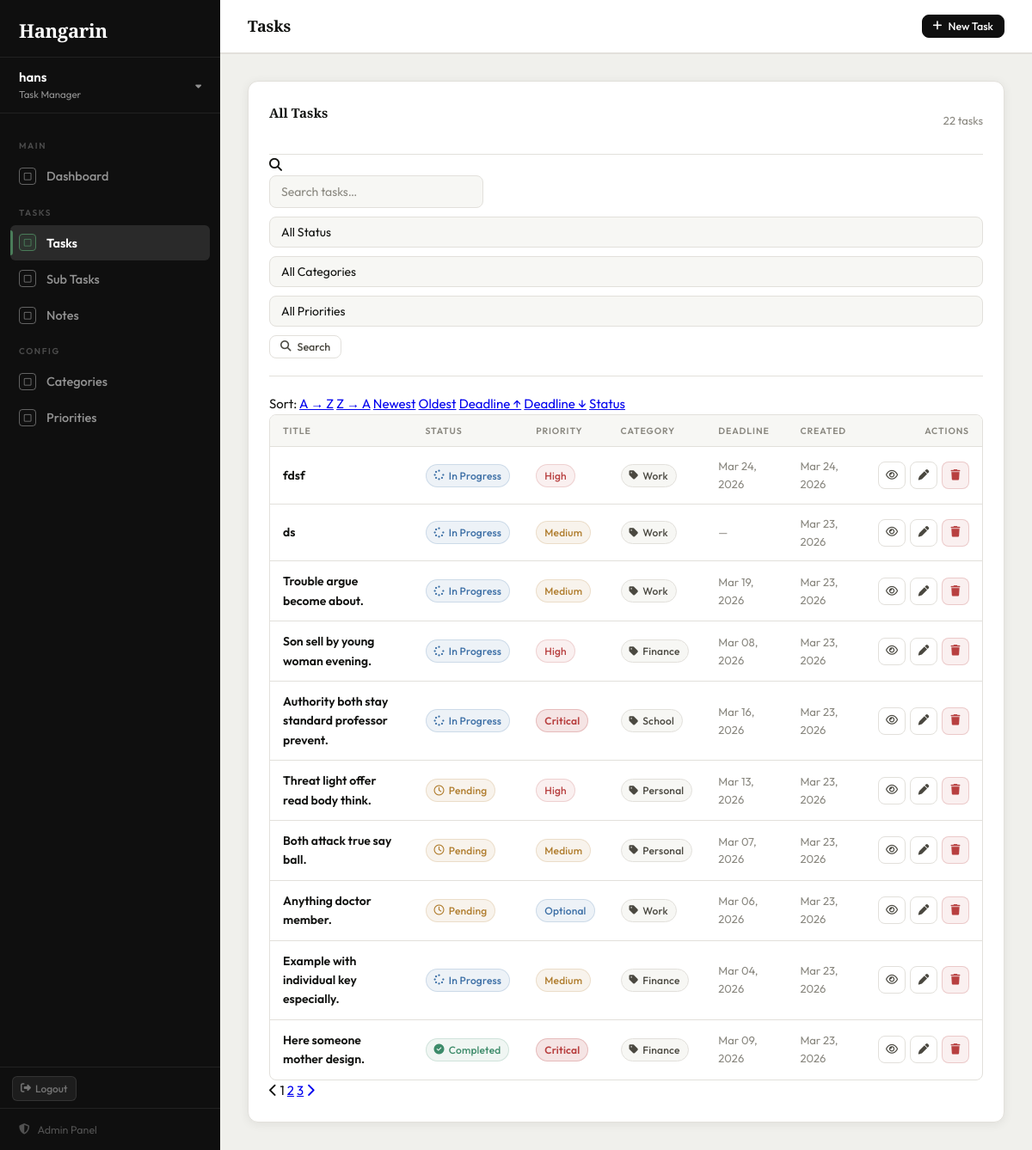
Before: /tasks/ (signed in) with the older database file.
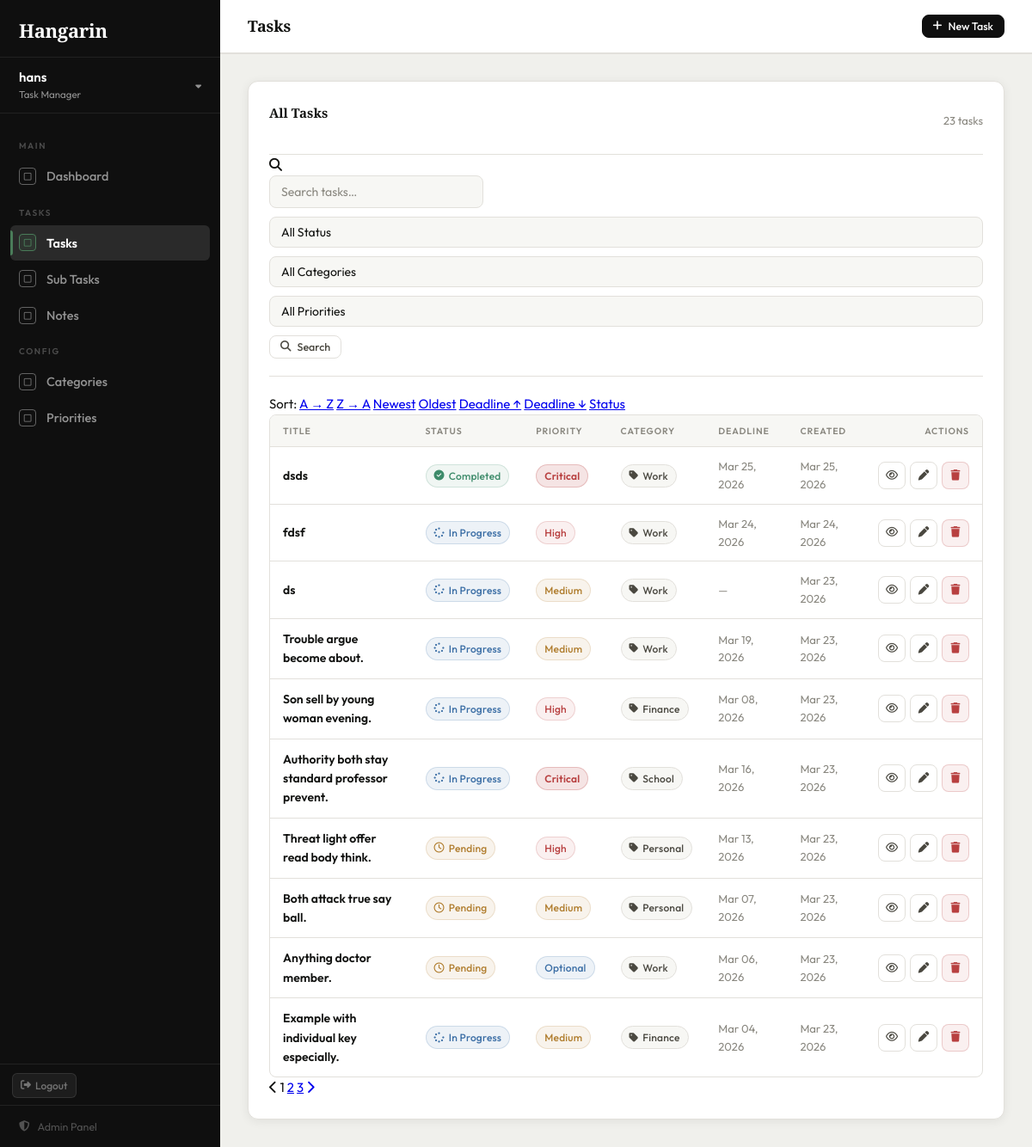
After: the same page with the newer database file.
### tasks/models.py (models this page shows, shortened)
class BaseModel(models.Model):
    created_at = models.DateTimeField(auto_now_add=True)
    updated_at = models.DateTimeField(auto_now=True)
    class Meta:
        abstract = True

class Task(BaseModel):
    STATUS_CHOICES = [
        ("Pending", "Pending"),
        ("In Progress", "In Progress"),
        ("Completed", "Completed"),
    ]
    title = models.CharField(max_length=255)
    description = models.TextField(blank=True, null=True)
    deadline = models.DateTimeField(blank=True, null=True)
    status = models.CharField(
        max_length=50,
        choices=STATUS_CHOICES,
        default="Pending"
    )
    category = models.ForeignKey(
        Category, on_delete=models.SET_NULL, null=True, blank=True
    )
    priority = models.ForeignKey(
        Priority, on_delete=models.SET_NULL, null=True, blank=True
    )
    class Meta:
        verbose_name = "Task"
        verbose_name_plural = "Tasks"

class Priority(models.Model):
    name = models.CharField(max_length=100)
    class Meta:
        verbose_name = "Priority"
        verbose_name_plural = "Priorities"

class Category(models.Model):
    name = models.CharField(max_length=100)
    class Meta:
        verbose_name = "Category"
        verbose_name_plural = "Categories"

### tasks/views.py (the view)
# urls.py: path('tasks/',                         views.task_list,   name='task_list'),
@login_required
def task_list(request):
    tasks = Task.objects.select_related('category', 'priority').all()
    query = request.GET.get('q', '')
    if query:
        tasks = tasks.filter(
            Q(title__icontains=query) |
            Q(description__icontains=query) |
            Q(category__name__icontains=query)
        )
    status_filter   = request.GET.get('status', '')
    category_filter = request.GET.get('category', '')
    priority_filter = request.GET.get('priority', '')
    if status_filter:   tasks = tasks.filter(status=status_filter)
    if category_filter: tasks = tasks.filter(category_id=category_filter)
    if priority_filter: tasks = tasks.filter(priority_id=priority_filter)
    sort_by = request.GET.get('sort', '-created_at')
    valid_sorts = ['title', '-title', 'created_at', '-created_at', 'deadline', '-deadline', 'status', '-status']
    tasks = tasks.order_by(sort_by if sort_by in valid_sorts else '-created_at')
    page_obj = Paginator(tasks, 10).get_page(request.GET.get('page'))
    return render(request, 'tasks/task_list.html', {
        'page_obj': page_obj,
        'query': query,
        'status_filter': status_filter,
        'category_filter': category_filter,
        'priority_filter': priority_filter,
        'sort_by': sort_by,
        'categories': Category.objects.all(),
        'priorities': Priority.objects.all(),
        'page_title': 'Tasks',
    })

### tasks/templates/tasks/task_list.html (shortened to what this page needs)
{% extends "tasks/base.html" %}
{% block nav_tasks %}active{% endblock %}
{% block topbar_actions %}
<a href="{% url 'task_create' %}" class="btn btn-primary btn-sm">
    <i class="fa-solid fa-plus"></i> New Task
</a>
{% endblock %}
{% block content %}
<div class="card">
    <div class="card-header">
        <span class="card-title">All Tasks</span>
        <span class="td-muted" style="font-size:13px;">{{ page_obj.paginator.count }} task{% if page_obj.paginator.count != 1 %}s{% endif %}</span>
    </div>
    <div class="card-body">
        <form method="GET" class="filter-bar">
            <div class="search-wrap">
                <i class="fa-solid fa-magnifying-glass"></i>
                <input type="text" name="q" class="form-control" placeholder="Search tasks…" value="{{ query }}">
            </div>
            <select name="status" class="inline-select" onchange="this.form.submit()">
                <option value="">All Status</option>
            </select>
            <select name="category" class="inline-select" onchange="this.form.submit()">
                <option value="">All Categories</option>
            </select>
            <select name="priority" class="inline-select" onchange="this.form.submit()">
                <option value="">All Priorities</option>
            </select>
            <button type="submit" class="btn btn-ghost btn-sm"><i class="fa-solid fa-magnifying-glass"></i> Search</button>
        </form>
        {% with base="?q="|add:query|add:"&status="|add:status_filter|add:"&category="|add:category_filter|add:"&priority="|add:priority_filter %}
        <div class="sort-bar">
            <span class="sort-lbl">Sort:</span>
            <a href="{{ base }}&sort=title"        class="sort-chip {% if sort_by == 'title' %}on{% endif %}">A → Z</a>
            <a href="{{ base }}&sort=-title"       class="sort-chip {% if sort_by == '-title' %}on{% endif %}">Z → A</a>
            <a href="{{ base }}&sort=-created_at"  class="sort-chip {% if sort_by == '-created_at' %}on{% endif %}">Newest</a>
            <a href="{{ base }}&sort=created_at"   class="sort-chip {% if sort_by == 'created_at' %}on{% endif %}">Oldest</a>
            <a href="{{ base }}&sort=deadline"     class="sort-chip {% if sort_by == 'deadline' %}on{% endif %}">Deadline ↑</a>
            <a href="{{ base }}&sort=-deadline"    class="sort-chip {% if sort_by == '-deadline' %}on{% endif %}">Deadline ↓</a>
            <a href="{{ base }}&sort=status"       class="sort-chip {% if sort_by == 'status' %}on{% endif %}">Status</a>
        </div>
        {% endwith %}
    </div>
    {% if page_obj.object_list %}
    <div class="table-wrap">
        <table>
            <thead>
                <tr>
                    <th>Title</th>
                    <th>Status</th>
                    <th>Priority</th>
                    <th>Category</th>
                    <th>Deadline</th>
                    <th>Created</th>
                    <th style="text-align:right;">Actions</th>
                </tr>
            </thead>
            <tbody>
                {% for task in page_obj %}
                <tr>
                    <td>
                        <a href="{% url 'task_detail' task.pk %}" class="td-link">{{ task.title }}</a>
                    </td>
                    <td>
                        {% if task.status == 'Completed' %}
                            <span class="badge b-completed"><i class="fa-solid fa-circle-check"></i> Completed</span>
                        {% elif task.status == 'In Progress' %}
                            <span class="badge b-progress"><i class="fa-solid fa-spinner"></i> In Progress</span>
                        {% else %}
                            <span class="badge b-pending"><i class="fa-regular fa-clock"></i> Pending</span>
                        {% endif %}
                    </td>
                    <td>
                        {% if task.priority %}
                            <span class="badge b-{{ task.priority.name|lower }}">{{ task.priority.name }}</span>
                        {% else %}<span class="td-muted">—</span>{% endif %}
                    </td>
                    <td>
                        {% if task.category %}
                            <span class="badge b-cat"><i class="fa-solid fa-tag"></i> {{ task.category.name }}</span>
                        {% else %}<span class="td-muted">—</span>{% endif %}
                    </td>
                    <td class="td-muted">{% if task.deadline %}{{ task.deadline|date:"M d, Y" }}{% else %}—{% endif %}</td>
                    <td class="td-muted">{{ task.created_at|date:"M d, Y" }}</td>
                    <td>
                        <div style="display:flex; gap:5px; justify-content:flex-end;">
                            <a href="{% url 'task_detail' task.pk %}" class="btn btn-ghost btn-sm btn-icon" title="View">
                                <i class="fa-regular fa-eye"></i>
                            </a>
                            <a href="{% url 'task_edit' task.pk %}" class="btn btn-ghost btn-sm btn-icon" title="Edit">
                                <i class="fa-solid fa-pen"></i>
                            </a>
                            <a href="{% url 'task_delete' task.pk %}" class="btn btn-danger btn-sm btn-icon" title="Delete">
                                <i class="fa-solid fa-trash"></i>
                            </a>
                        </div>
                    </td>
                </tr>
                {% endfor %}
            </tbody>
        </table>
    </div>
    {% if page_obj.has_other_pages %}
    <div class="card-body" style="padding-top:0;">
        <div class="pager">
            {% if page_obj.has_previous %}
                <a href="?{% if query %}q={{ query }}&{% endif %}{% if status_filter %}status={{ status_filter }}&{% endif %}{% if sort_by %}sort={{ sort_by }}&{% endif %}page={{ page_obj.previous_page_number }}">
                    <i class="fa-solid fa-chevron-left"></i>
                </a>
            {% else %}
                <span class="disabled"><i class="fa-solid fa-chevron-left"></i></span>
            {% endif %}
            {% for num in page_obj.paginator.page_range %}
                {% if page_obj.number == num %}
                    <span class="cur">{{ num }}</span>
                {% elif num > page_obj.number|add:'-3' and num < page_obj.number|add:'3' %}
                    <a href="?{% if query %}q={{ query }}&{% endif %}{% if status_filter %}status={{ status_filter }}&{% endif %}{% if sort_by %}sort={{ sort_by }}&{% endif %}page={{ num }}">{{ num }}</a>
                {% endif %}
            {% endfor %}
            {% if page_obj.has_next %}
                <a href="?{% if query %}q={{ query }}&{% endif %}{% if status_filter %}status={{ status_filter }}&{% endif %}{% if sort_by %}sort={{ sort_by }}&{% endif %}page={{ page_obj.next_page_number }}">
                    <i class="fa-solid fa-chevron-right"></i>
                </a>
            {% else %}
                <span class="disabled"><i class="fa-solid fa-chevron-right"></i></span>
            {% endif %}
        </div>
    </div>
    {% endif %}
    {% endif %}
</div>
{% endblock %}

### tasks/templates/tasks/base.html (shortened to what this page needs)
{%load static%}
{% load pwa %}
<!DOCTYPE html>
<html lang="en">
<head>
    <link rel="stylesheet" href="https://cdnjs.cloudflare.com/ajax/libs/font-awesome/6.5.0/css/all.min.css">
</head>
<body>
<aside class="sidebar">
    <div class="sidebar-brand">
        <a href="{% url 'dashboard' %}">
            <div class="brand-title">Hangarin</div>
        </a>
    </div>
    {% if user.is_authenticated %}
    <div class="sidebar-user-block">
        <div class="user-left">
            <div class="user-name">{{ user.username }}</div>
            <div class="user-role">Task Manager</div>
        </div>
        <i class="fa-solid fa-caret-down user-caret"></i>
    </div>
    <nav class="sidebar-nav">
        <div class="nav-section-label">Main</div>
        <a href="{% url 'dashboard' %}" class="nav-link {% block nav_dashboard %}{% endblock %}">
            <span class="nav-icon"><i class="fa-regular fa-square"></i></span>
            Dashboard
        </a>
        <div class="nav-section-label">Tasks</div>
        <a href="{% url 'task_list' %}" class="nav-link {% block nav_tasks %}{% endblock %}">
            <span class="nav-icon"><i class="fa-regular fa-square"></i></span>
            Tasks
        </a>
        <a href="{% url 'subtask_list' %}" class="nav-link {% block nav_subtasks %}{% endblock %}">
            <span class="nav-icon"><i class="fa-regular fa-square"></i></span>
            Sub Tasks
        </a>
        <a href="{% url 'note_list' %}" class="nav-link {% block nav_notes %}{% endblock %}">
            <span class="nav-icon"><i class="fa-regular fa-square"></i></span>
            Notes
        </a>
        <div class="nav-section-label">Config</div>
        <a href="{% url 'category_list' %}" class="nav-link {% block nav_categories %}{% endblock %}">
            <span class="nav-icon"><i class="fa-regular fa-square"></i></span>
            Categories
        </a>
        <a href="{% url 'priority_list' %}" class="nav-link {% block nav_priorities %}{% endblock %}">
            <span class="nav-icon"><i class="fa-regular fa-square"></i></span>
            Priorities
        </a>
    </nav>
    <div style="padding: 10px 14px 8px; border-top: 1px solid rgba(255,255,255,0.08);">
        <a href="#" class="logout-link"
           onclick="event.preventDefault(); document.getElementById('logout-form').submit();">
            <i class="fa-solid fa-right-from-bracket"></i>
            Logout
        </a>
    </div>
    {% endif %}
    <div class="sidebar-footer">
        <a href="/admin/" class="admin-link">
            <i class="fa-solid fa-shield-halved"></i>
            Admin Panel
        </a>
    </div>
</aside>
<main class="main">
    <header class="topbar">
        <div class="topbar-left">
            <h1>{% block page_heading %}{{ page_title }}{% endblock %}</h1>
        </div>
        <div class="topbar-right">
            {% block topbar_actions %}{% endblock %}
        </div>
    </header>
    <div class="content">
        {% block content %}{% endblock %}
    </div>
</main>
</body>
</html>

Changed rows visible on the page:
no longer on this page (row unchanged): Task: title "Here someone mother design.", status "Completed" (drawn), priority.name "Critical", category.name "Finance", deadline "Mar 09, 2026", created_at "Mar 23, 2026"
added Task: title "dsds", status "Completed" (drawn), priority.name "Critical", category.name "Work", deadline "Mar 25, 2026", created_at "Mar 25, 2026"
Other visible differences:
{{ page_obj.paginator.count }}: "22" → "23"
